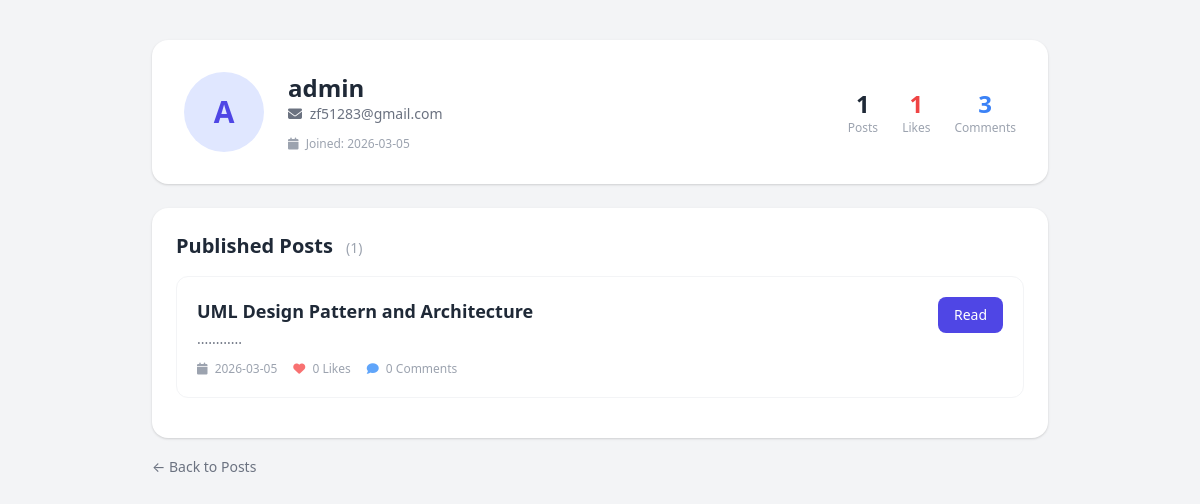
/users/author/admin, run on an earlier commit of the app's database.
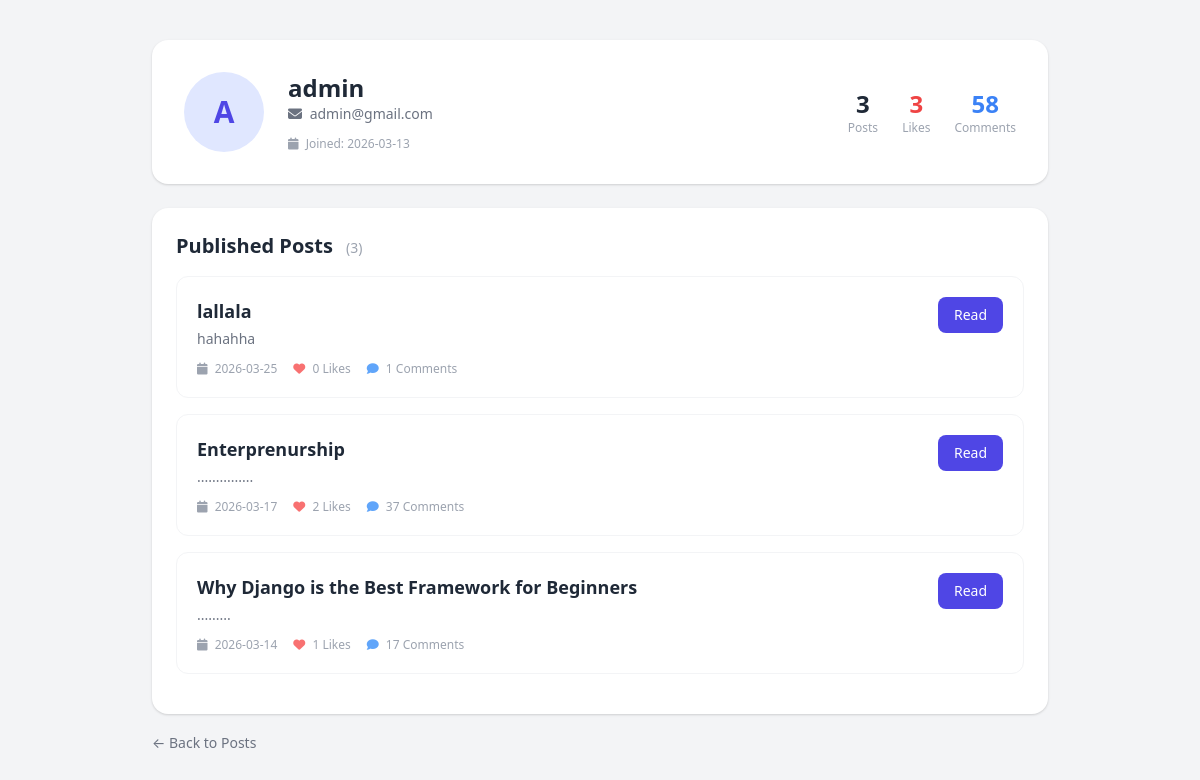
And on a later commit of the database.
### users/models.py (models this page shows)
class CustomUser(AbstractUser):
    is_approved = models.BooleanField(default = False)
    is_author = models.BooleanField(default = False)

### posts/models.py (models this page shows, shortened)
class Post(models.Model):
    STATUS_CHOICES = [
        ('Draft', 'Draft'),
        ('Published', 'Published'),
    ]
    topic = models.CharField(max_length = 170)
    article = models.TextField()
    author = models.ForeignKey(settings.AUTH_USER_MODEL, on_delete = models.CASCADE)
    status = models.CharField(max_length = 10, choices= STATUS_CHOICES, default = 'Draft')
    slug = models.SlugField(max_length = 200, unique = True , blank = True)
    created_at = models.DateTimeField(auto_now_add = True)
    updated_at = models.DateTimeField(auto_now = True)

### users/views.py (the view)
# urls.py: path('author/<str:username>', AuthorProfileView.as_view(), name = "author_profile"),
class AuthorProfileView(View):
    def get(self, request, username):
        author = get_object_or_404(User, username=username)
        posts = Post.objects.filter(
            author=author,
            status='Published'
        ).order_by('-created_at')
        total_posts = posts.count()
        total_likes = Like.objects.filter(post__author=author).count()
        total_comments = Comment.objects.filter(post__author=author).count()
        return render(request, 'users/author_profile.html', {
            'author': author,
            'posts': posts,
            'total_posts': total_posts,
            'total_likes': total_likes,
            'total_comments': total_comments
        })

### users/templates/users/author_profile.html (shortened to what this page needs)
<!DOCTYPE html>
<html lang="en">
<head>
    <link rel="stylesheet" href="https://cdn.jsdelivr.net/npm/tailwindcss@2.2.19/dist/tailwind.min.css">
    <link rel="stylesheet" href="https://cdnjs.cloudflare.com/ajax/libs/font-awesome/6.5.0/css/all.min.css">
</head>
<body class="bg-gray-100 p-10">
<div class="max-w-4xl mx-auto">
    <div class="bg-white rounded-2xl shadow p-8 mb-6 flex items-center gap-6">
        <div class="bg-indigo-100 text-indigo-600 rounded-full w-20 h-20 flex items-center justify-center text-3xl font-bold flex-shrink-0">
            {{ author.username|first|upper }}
        </div>
        <div class="flex-1">
            <h1 class="text-2xl font-bold text-gray-800">{{ author.username }}</h1>
            <p class="text-gray-500 text-sm mb-3">
                <i class="fa-solid fa-envelope mr-1"></i> {{ author.email }}
            </p>
            <p class="text-gray-400 text-xs">
                <i class="fa-solid fa-calendar mr-1"></i> Joined: {{ author.date_joined|date:"Y-m-d" }}
            </p>
        </div>
        <div class="flex gap-6 text-center flex-shrink-0">
            <div>
                <p class="text-2xl font-bold text-gray-800">{{ total_posts }}</p>
                <p class="text-gray-400 text-xs">Posts</p>
            </div>
            <div>
                <p class="text-2xl font-bold text-red-500">{{ total_likes }}</p>
                <p class="text-gray-400 text-xs">Likes</p>
            </div>
            <div>
                <p class="text-2xl font-bold text-blue-500">{{ total_comments }}</p>
                <p class="text-gray-400 text-xs">Comments</p>
            </div>
        </div>
    </div>
    <div class="bg-white rounded-2xl shadow p-6">
        <h2 class="text-xl font-bold text-gray-800 mb-4">
            Published Posts
            <span class="text-gray-400 text-sm font-normal ml-2">({{ total_posts }})</span>
        </h2>
        {% for post in posts %}
        <div class="border border-gray-100 rounded-xl p-5 mb-4 hover:shadow-md transition">
            <div class="flex justify-between items-start">
                <div>
                    <h3 class="text-lg font-semibold text-gray-800 mb-1">{{ post.topic }}</h3>
                    <p class="text-gray-500 text-sm mb-3">
                        {{ post.article|truncatewords:20 }}
                    </p>
                    <div class="flex items-center gap-4 text-xs text-gray-400">
                        <span>
                            <i class="fa-solid fa-calendar mr-1"></i>
                            {{ post.created_at|date:"Y-m-d" }}
                        </span>
                        <span>
                            <i class="fa-solid fa-heart text-red-400 mr-1"></i>
                            {{ post.likes.count }} Likes
                        </span>
                        <span>
                            <i class="fa-solid fa-comment text-blue-400 mr-1"></i>
                            {{ post.comments.count }} Comments
                        </span>
                    </div>
                </div>
                <a href="{% url 'post_detail' post.slug %}"
                   class="bg-indigo-600 text-white px-4 py-2 rounded-lg text-sm hover:bg-indigo-700 flex-shrink-0 ml-4">
                    Read
                </a>
            </div>
        </div>
        {% empty %}
            <div class="text-center py-10 text-gray-400">
                <i class="fa-solid fa-newspaper text-4xl mb-3 opacity-30"></i>
                <p class="text-sm">No published posts yet.</p>
            </div>
        {% endfor %}
    </div>
    <div class="mt-4">
        <a href="{% url 'post_list' %}" class="text-gray-500 text-sm hover:underline">
            ← Back to Posts
        </a>
    </div>
</div>
</body>
</html>

What changed in the data, as far as the page shows it:
removed CustomUser: username|first "A", username "admin", email "zf51283@gmail.com", date_joined "2026-03-05"
removed Post: topic "UML Design Pattern and Architecture", article "............", created_at "2026-03-05", likes.count "0", comments.count "0"
added CustomUser: username|first "A", username "admin", email "admin@gmail.com", date_joined "2026-03-13"
added Post: topic "lallala", article "hahahha", created_at "2026-03-25", likes.count "0", comments.count "1"
added Post: topic "Enterprenurship", article "...............", created_at "2026-03-17", likes.count "2", comments.count "37"
added Post: topic "Why Django is the Best Framework for Beginners", article ".........", created_at "2026-03-14", likes.count "1", comments.count "17"
Also different on the page:
{{ total_posts }}: "1" → "3"
{{ total_likes }}: "1" → "3"
{{ total_comments }}: "3" → "58"
